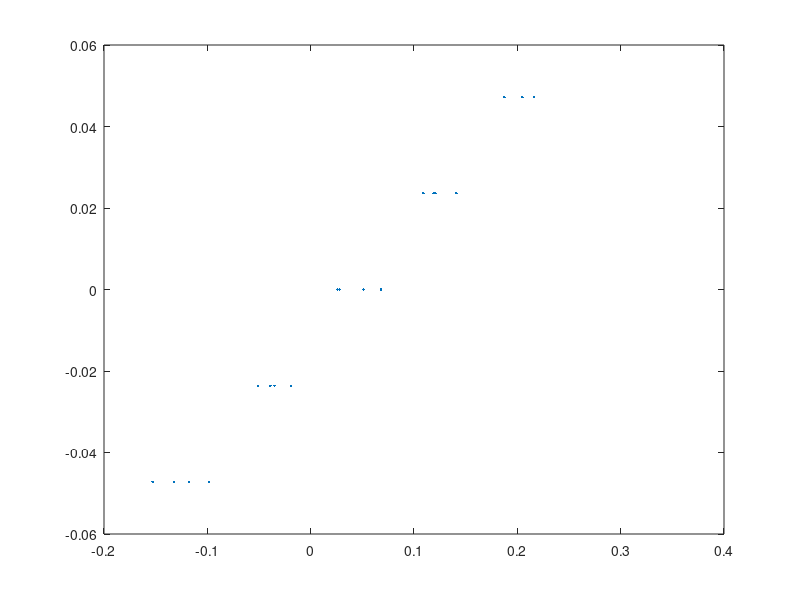

Reproduce this figure in MATLAB. (Note: this script raises an error after producing the figure.)
function grid_cal_posting_plots()
%% init variables
addpath(genpath('z:/pipeline/'))
addpath('z:/dev/rps')
figdir = fullfile('C:','Users','James','Documents','GitHub','postings','2022mmdd_rps_grid_cal','figs','');
datadir = fullfile('C:','Users','James','Documents','GitHub','postings','2022mmdd_rps_grid_cal','data','');

%% Tilt cals
%% Tilt Cals
clc
close all
figure(5)
hold on
level_cal = 85/3600.; % degrees per tick

rps_tilt_cals_all = {};
isaac_tilt_cals_all = {};

% First cal, indoors
rps_tilt_ticks = [0 1 2 1 0 0];
rps_tilt_meter = [0.113 0.210 0.302 0.204 0.111 0.110]; % in Volts
rps_tilt_cal = polyfit(rps_tilt_meter,level_cal*rps_tilt_ticks,1);
fprintf('RPS 03 Dec 2021: %f deg/V %+0.2fdeg\n', rps_tilt_cal(1),rps_tilt_cal(2))
plot(rps_tilt_meter,level_cal*rps_tilt_ticks,'.')


rps_tilt_ticks = [0 2 1 0 -1 -2 -1];
rps_tilt_meter = [0.1360 0.2610 0.1840 0.1160 0.0345 -0.0445 0.0390];
rps_tilt_cal = polyfit(rps_tilt_meter,level_cal*rps_tilt_ticks,1);
fprintf('RPS ?? Dec 2021: %f deg/V %+0.2fdeg\n', rps_tilt_cal(1),rps_tilt_cal(2))
plot(rps_tilt_meter,level_cal*rps_tilt_ticks,'.')

isaac_tilt_ticks = [0 2 0 1 -1 -2 0];
isaac_tilt_meter = [0.553 0.681 0.558 0.615 0.479 0.407 0.569]+0*(0.644-0.553); % in Volts
isaac_tilt_cal = polyfit(isaac_tilt_meter,level_cal*isaac_tilt_ticks,1);
fprintf('ISAAC 9 Dec 2021: %f deg/V %+0.2fdeg\n', isaac_tilt_cal(1),isaac_tilt_cal(2))
plot(isaac_tilt_meter,level_cal*isaac_tilt_ticks,'.')
isaac_tilt_ticks = [0 -1 -2 -2 -2 -1 0 1 2 1 0];
isaac_tilt_meter = [0.5585 0.4890 0.3885 0.3925 0.3975 0.4725 0.5485 0.6180 0.7180 0.6380 0.5485];
isaac_tilt_cal = polyfit(isaac_tilt_meter,level_cal*isaac_tilt_ticks,1);
fprintf('ISAAC 16 Dec 2021: %f deg/V %+0.2fdeg\n', isaac_tilt_cal(1),isaac_tilt_cal(2))
plot(isaac_tilt_meter,level_cal*isaac_tilt_ticks,'.')

rps_tilt_cals_all{end+1} = rps_tilt_cal;
isaac_tilt_cals_all{end+1} = isaac_tilt_cal;

% RPS - outdoor
inc_tilt_meter = [0.247,0.405,0.550,0.184];
inc_readout = [-0.04 -0.01 +0.03 -0.06]+0.055;
rps_tilt_cal = polyfit(inc_tilt_meter,inc_readout,1);
fprintf('RPS 24 Dec 2021: %f deg/V %+0.2fdeg\n', rps_tilt_cal(1),rps_tilt_cal(2))
plot(inc_tilt_meter,inc_readout,'.')

% isaac
inc_tilt_meter = [0.602,0.276,0.250,0.632,0.315,0.515];
inc_readout = -1*[-0.03 +0.06 +0.08 -0.03 +0.04 -0.03]+0.055;
isaac_tilt_cal = polyfit(inc_tilt_meter,inc_readout,1);
fprintf('ISAAC 24 Dec 2021: %f deg/V %+0.2fdeg\n', isaac_tilt_cal(1),isaac_tilt_cal(2))
plot(inc_tilt_meter,inc_readout,'.')
xlabel('Tilt meter [V]')
ylabel('Cal''d Tilt [^o]')
grid on
%legend()

rps_tilt_cals_all{end+1} = rps_tilt_cal;
isaac_tilt_cals_all{end+1} = isaac_tilt_cal;

clf
% Jun 25 calibrations
isaac_tilt_ticks = [0 -1 -2 -1 0 2 2];
isaac_tilt_meter = [0.4718 0.4054 0.314 0.389 0.458 0.545 0.5714];
isaac_inc_readout = [-0.05 -0.04 -0.09 -0.06 -0.03 0.01 0.01];
isaac_tilt_cal = polyfit(isaac_tilt_meter,level_cal*isaac_tilt_ticks,1);
fprintf('ISAAC 25 Jun 2022: %f deg/V %+0.2fdeg\n', isaac_tilt_cal(1),isaac_tilt_cal(2))

rps_tilt_ticks = [0 1 2 1 0 -1 -2 -2 -1 0 0 -2 -2 -1 -1 1 1 2 2];
rps_tilt_meter = [0.0278 0.119 0.2049 0.1208 0.051 -0.039 -0.118 -0.153 -0.035 0.068 0.026 -0.0987 -0.132 -0.051 -0.019 0.109 0.141 0.1875 0.216];
rps_inc_readout = [-0.02 -0.01 +0.02 -0.02 -0.05 -0.06 -0.09 -0.09 -0.07 -0.02 -0.02 -0.1 -0.1 -0.06 -0.07];
rps_tilt_cal = polyfit(rps_tilt_meter,level_cal*rps_tilt_ticks,1);
fprintf('RPS 25 Jun 2022: %f deg/V %+0.2fdeg\n', rps_tilt_cal(1),rps_tilt_cal(2))


plot(rps_tilt_meter,level_cal*rps_tilt_ticks,'.')

rps_tilt_cals_all{end+1} = rps_tilt_cal;
isaac_tilt_cals_all{end+1} = isaac_tilt_cal;

%% Bootstrap the cal data to get an uncertainty:

len = length(rps_tilt_ticks);
Niter = len-1;
parms = NaN(Niter,2);

for iterind = 1:Niter
    newidx = randi(len,1,len);
    parms(iterind,:) = polyfit(rps_tilt_meter(newidx),level_cal*rps_tilt_ticks(newidx),1);
end

parm_mean = mean(parms,1);
parm_std = std(parms,[],1);


%% Grab two days and plot them

% Load the 200MB tilt data file and downselect just two days for the posting.
% load('z:/dev/rps/rps_tilt_data_2022.mat')
% days = [59583,59587]; % 4th and 8th of Jan 2022
% ind = ismember(floor(lj_data.time),days);
% ljd = structcut(lj_data,ind);
% save(fullfile(datadir,'tilt_data_two_day.mat'),'ljd')
load(fullfile(datadir,'tilt_data_two_day.mat'))

days = [59583,59587];

clr = colormap('lines');
Tcal = 24;

% Account for the shift in scale factor and tilt zero due to temperature drift.
Tshift = (ljd.AIN0*100-Tcal)*0.0002; % 0.0002 deg/C
Tscale = (ljd.AIN0*100-Tcal)*0.0002; % 0.02%/C

fs = 2; % Hz sample rate
fc = 0.01; % Hz cutoff;
[b,a] = butter(6,fc/(fs/2));

ljd.AIN0 = filter(b,a,ljd.AIN0);
ljd.AIN2 = filter(b,a,ljd.AIN2);

% Account for the uncertainty of the calibration
tilt0 = polyval(parm_mean,ljd.AIN0)+Tshift;
tilt = tilt0;
tilt = [tilt polyval(parm_mean+parm_std.*[1,1],ljd.AIN0)+Tshift]; % slope+std off+std
tilt = [tilt polyval(parm_mean+parm_std.*[1,-1],ljd.AIN0)+Tshift]; % slope+std off-std
tilt = [tilt polyval(parm_mean+parm_std.*[-1,1],ljd.AIN0)+Tshift]; % slope-std off+std
tilt = [tilt polyval(parm_mean+parm_std.*[-1,-1],ljd.AIN0)+Tshift]; % slope-std off-std
maxtilt = max(tilt,[],2);
mintilt = min(tilt,[],2);
clear tilt;

Tday = (ljd.time-floor(ljd.time))*24;

clc
for dayind = 1:length(days)

    fig = figure(3);
    fig.Position(3:4) = [750 300];
    clf;
    subplot(2,1,1)
    hold on;
    ind = find(floor(ljd.time)==days(dayind));
    ind = ind(1000:end-1000);
    scatter(Tday(ind),maxtilt(ind),4,[1 1 1]*0.65,'filled')
    scatter(Tday(ind),mintilt(ind),4,[1,1,1]*0.65,'filled')
    scatter(Tday(ind),tilt0(ind),3,clr(1,:),'filled')

    grid on
    ylim([-1 1]*0.15);
    xlim([0,24])
    ylabel('Tilt [Deg]')

    subplot(2,1,2)
    hold on;
    scatter(Tday(ind),ljd.AIN2(ind)*100,14,'filled')
    grid on
    ylim([-25 0])
    xlim([0,24])
    ylabel('Tilt Temp. [^oC]')
    xlabel('Time of Day (Hours)')

    sgtitle(sprintf('Tilt output for: %s',mjd2datestr(days(dayind))))

    fname = sprintf('tilt_monitor_plot_day_%i.png',days(dayind));
    saveas(fig,fullfile(figdir,fname))
end


